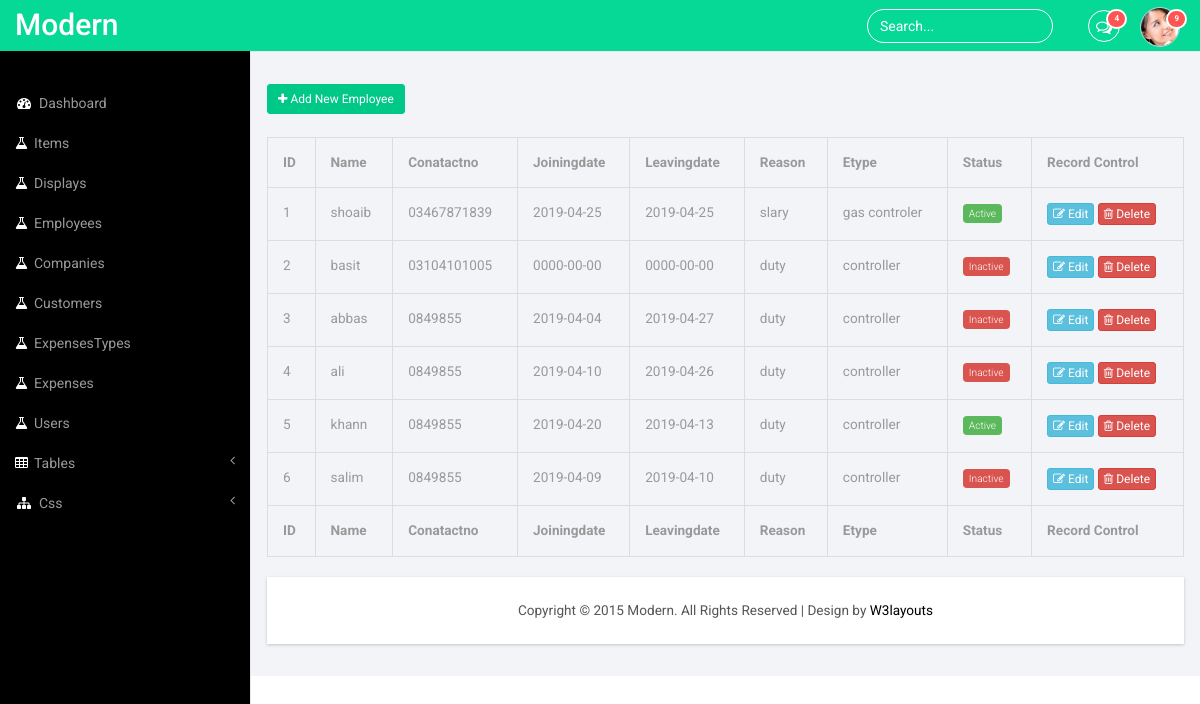
Screenshot of /index.php/backend/show_employess with the database file from the repository.
### tables this page shows
CREATE TABLE `employees` (
  `ID` int(11) NOT NULL,
  `Name` varchar(100) NOT NULL,
  `Contactno` varchar(50) NOT NULL,
  `Joiningdate` date NOT NULL,
  `Leavingdate` date NOT NULL,
  `Reason` varchar(100) NOT NULL,
  `Etype` varchar(100) NOT NULL,
  `Status` tinyint(1) NOT NULL
);

### application/controllers/Backend.php (called while the page is built, shortened)
<?php
class Backend extends CI_Controller {
	public function show_employess()
	{
		$data['employess']=$this->employess_m->getAll();
		$this->load->view('backend_view/employess',$data);
	}
}

### index.php (called while the page is built, shortened)
<?php
require_once BASEPATH.'core/CodeIgniter.php';

### application/models/employess_m.php (called while the page is built, shortened)
<?php
class Employess_m extends CI_Model{
	public function getAll()
	{
		return $this->db->get('employees')->result();
	}
}
?>

### application/views/backend_view/employess.php (the view, shortened to what this page needs)
<?php $this->load->view('backend_view/include/head') ?>
<body>
<?php $this->load->view('backend_view/include/header') ?>
<?php $this->load->view('backend_view/include/aside') ?>
        <div id="page-wrapper">
        <div class="graphs">
     <button type="button" class="btn btn_5 btn-sm btn-primary" data-toggle="modal" data-target="#myModal"><i class="fa  fa-plus"></i> Add New Employee </button>
      <br>
       <div class="table-responsive">
      <table class="table table-bordered">
        <thead>
          <tr>
            <th>ID</th>
            <th>Name</th>
            <th>Conatactno</th>
            <th>Joiningdate</th>
            <th>Leavingdate</th>
            <th>Reason</th>
            <th>Etype</th>
            <th>Status</th>
            <th>Record Control</th>
          </tr>
        </thead>
        <tbody>
          <?php
                      foreach($employess as $each)
                      {
                       echo "<tr>
                        <td>$each->ID</td>
                        <td>$each->Name</td>
                        <td>$each->Contactno</td>
                        <td>$each->Joiningdate</td>
                        <td>$each->Leavingdate</td>
                        <td>$each->Reason</td>
                        <td>$each->Etype</td>";
                        if($each->Status==1)
                        {
                          echo "<td><span class='label label-success'>Active</span></td>";
                        }
                        else
                        {
                          echo "<td><span class='label label-danger'>Inactive</span></td>";
                        }
                      echo "
                        <td><a href='".base_url("backend/edit_employess/$each->ID")."' class='btn btn-info btn-xs'><i class=\"fa  fa-edit\"></i> Edit</a> <a onclick=\"return confirm('Are you sure to delete this record?')\" href='".base_url("backend/delete_employess/$each->ID")."'class='btn  btn-danger btn-xs'><i class=\"fa fa-trash-o\"></i> Delete</a></td>
                      </tr>";
                      }
                      ?>
        </tbody>
        <tfoot>
              <tr>
            <th>ID</th>
            <th>Name</th>
            <th>Conatactno</th>
            <th>Joiningdate</th>
            <th>Leavingdate</th>
            <th>Reason</th>
            <th>Etype</th>
             <th>Status</th>
            <th>Record Control</th>
          </tr>
        </tfoot>
      </table>
    </div>
<?php $this->load->view('backend_view/include/footer') ?>

### application/views/backend_view/include/head.php (shortened to what this page needs)
<!DOCTYPE HTML>
<html>
<head>
<link href="<?php echo base_url('dist/css/bootstrap.min.css')?>" rel='stylesheet' type='text/css' />
<link href="<?php echo base_url('dist/css/style.css')?>" rel='stylesheet' type='text/css' />
<link href="<?php echo base_url('dist/css/lines.css')?>" rel='stylesheet' type='text/css' />
<link href="<?php echo base_url('dist/css/font-awesome.css')?>" rel="stylesheet">
<link href="<?php echo base_url('dist/css/custom.css')?>" rel="stylesheet">
</head>

### application/views/backend_view/include/header.php (shortened to what this page needs)
<div id="wrapper">
        <nav class="top1 navbar navbar-default navbar-static-top" role="navigation" style="margin-bottom: 0">
            <div class="navbar-header">
                <a class="navbar-brand" href="index.html">Modern</a>
            </div>
            <ul class="nav navbar-nav navbar-right">
                <li class="dropdown">
                    <a href="#" class="dropdown-toggle" data-toggle="dropdown" aria-expanded="false"><i class="fa fa-comments-o"></i><span class="badge">4</span></a>
                </li>
                <li class="dropdown">
                    <a href="#" class="dropdown-toggle avatar" data-toggle="dropdown"><img src="<?php echo base_url('dist/images/1.png')?>"><span class="badge">9</span></a>
                </li>
            </ul>
            <form class="navbar-form navbar-right">
              <input type="text" class="form-control" value="Search..." onfocus="this.value = '';" onblur="if (this.value == '') {this.value = 'Search...';}">
            </form>

### application/views/backend_view/include/aside.php (shortened to what this page needs)
<div class="navbar-default sidebar" role="navigation">
          <div class="sidebar-nav navbar-collapse">
              <ul class="nav" id="side-menu">
                  <li>
                     <a href="<?php echo base_url('backend/dashboard')?>"><i class="fa fa-dashboard fa-fw nav_icon"></i>Dashboard</a>
                  </li>
                   <li>
                      <a href="<?php echo base_url('backend/show_items')?>"><i class="fa fa-flask nav_icon"></i>Items</a>
                  </li>
                   <li>
                      <a href="<?php echo base_url('backend/show_display')?>"><i class="fa fa-flask nav_icon"></i>Displays</a>
                  </li>
                   <li>
                      <a href="<?php echo base_url('backend/show_employess')?>"><i class="fa fa-flask nav_icon"></i>Employees</a>
                  </li>
                    <li>
                      <a href="<?php echo base_url('backend/show_companies')?>"><i class="fa fa-flask nav_icon"></i>Companies</a>
                  </li>
                    <li>
                      <a href="<?php echo base_url('backend/show_customers')?>"><i class="fa fa-flask nav_icon"></i>Customers</a>
                  </li>
                    <li>
                      <a href="<?php echo base_url('backend/show_expenses_types')?>"><i class="fa fa-flask nav_icon"></i>ExpensesTypes</a>
                  </li>
                  <li>
                      <a href="<?php echo base_url('backend/show_expenses')?>"><i class="fa fa-flask nav_icon"></i>Expenses</a>
                  </li>
                  <li>
                      <a href="<?php echo base_url('backend/show_users')?>"><i class="fa fa-flask nav_icon"></i>Users</a>
                  </li>
                  <li>
                      <a href="#"><i class="fa fa-table nav_icon"></i>Tables<span class="fa arrow"></span></a>
                  </li>
                  <li>
                      <a href="#"><i class="fa fa-sitemap fa-fw nav_icon"></i>Css<span class="fa arrow"></span></a>
                  </li>
              </ul>
          </div>
      </div>
  </nav>

### application/views/backend_view/include/footer.php (shortened to what this page needs)
  <div class="copy">
            <p>Copyright &copy; 2015 Modern. All Rights Reserved | Design by <a href="http://w3layouts.com/" target="_blank">W3layouts</a> </p>
        </div>
        </div>
       </div>
   </div>
</body>
</html>

### rows the page displays
employees: ID "1", Name "shoaib", Contactno "03467871839", Joiningdate "2019-04-25", Leavingdate "2019-04-25", Reason "slary", Etype "gas controler", Status "Active"
employees: ID "2", Name "basit", Contactno "03104101005", Joiningdate "0000-00-00", Leavingdate "0000-00-00", Reason "duty", Etype "controller", Status "Inactive"
employees: ID "3", Name "abbas", Contactno "0849855", Joiningdate "2019-04-04", Leavingdate "2019-04-27", Reason "duty", Etype "controller", Status "Inactive"
employees: ID "4", Name "ali", Contactno "0849855", Joiningdate "2019-04-10", Leavingdate "2019-04-26", Reason "duty", Etype "controller", Status "Inactive"
employees: ID "5", Name "khann", Contactno "0849855", Joiningdate "2019-04-20", Leavingdate "2019-04-13", Reason "duty", Etype "controller", Status "Active"
employees: ID "6", Name "salim", Contactno "0849855", Joiningdate "2019-04-09", Leavingdate "2019-04-10", Reason "duty", Etype "controller", Status "Inactive"
